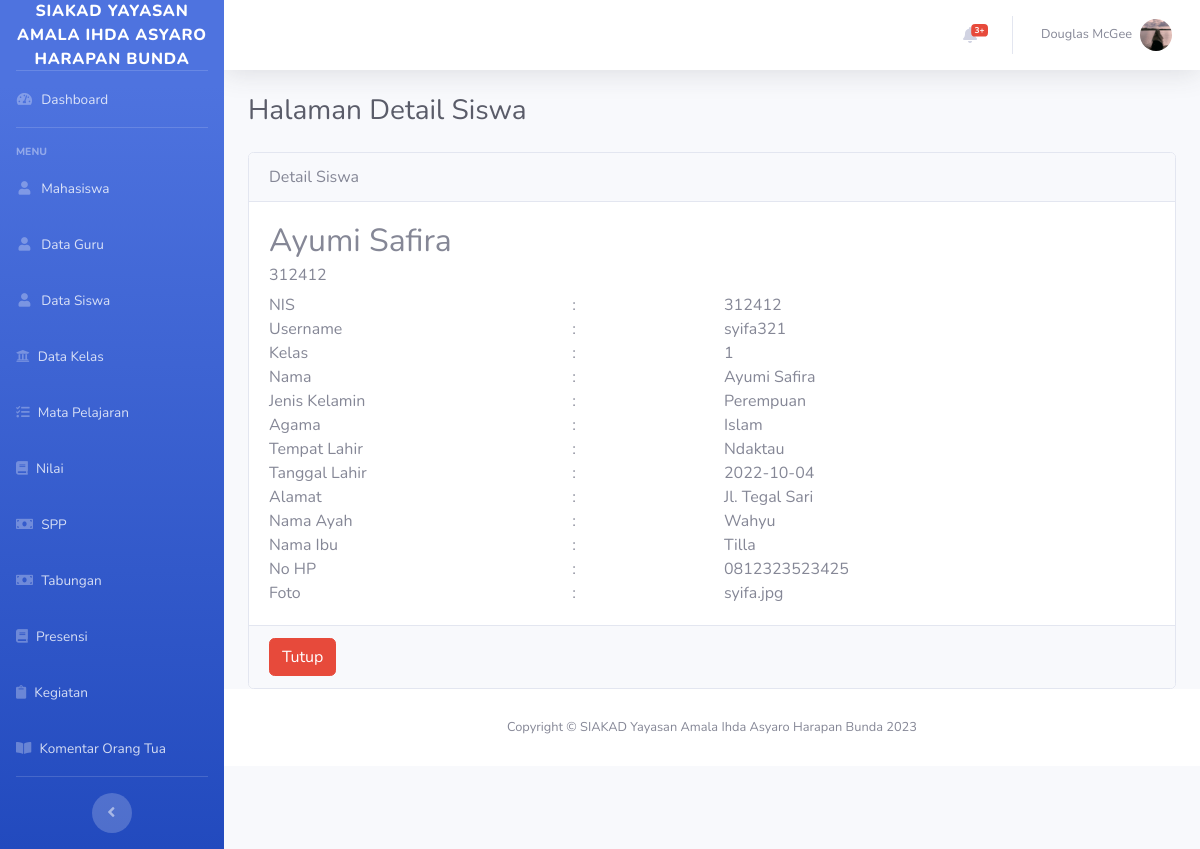
The app's page /Siswa/detail/312412 with its own data.
### tables this page shows
CREATE TABLE `siswa` (
  `nis` int(11) NOT NULL,
  `username` varchar(100) NOT NULL,
  `id_kelas` int(11) NOT NULL,
  `nama` varchar(200) NOT NULL,
  `jenis_kelamin` varchar(100) NOT NULL,
  `agama` varchar(100) NOT NULL,
  `tempat_lahir` varchar(200) NOT NULL,
  `tanggal_lahir` date NOT NULL,
  `alamat` varchar(100) NOT NULL,
  `nama_ayah` varchar(300) NOT NULL,
  `nama_ibu` varchar(300) NOT NULL,
  `no_hp` varchar(100) NOT NULL,
  `foto` varchar(500) NOT NULL
);

### application/controllers/Siswa.php (called while the page is built, shortened)
<?php
class Siswa extends CI_Controller
{
    public function __construct()
    {
        $this->load->model('Siswa_model');
    }
    function detail($id)
    {
        $data['judul'] = "Halaman Detail Siswa";
        $data['siswa'] = $this->Siswa_model->getById($id);
        $this->load->view("layout/header");
        $this->load->view("siswa/vw_detail_siswa", $data);
        $this->load->view("layout/footer");
    }
}

### index.php (called while the page is built, shortened)
<?php
require_once BASEPATH.'core/CodeIgniter.php';

### application/models/Siswa_model.php (called while the page is built, shortened)
<?php
class Siswa_model extends CI_Model
{
    public $table = 'siswa';
	public function getById($id)
	{
		$this->db->from($this->table);
		$this->db->where('nis', $id);
		$query = $this->db->get();
		return $query->row_array();
	}
}

### application/views/siswa/vw_detail_siswa.php (the view)
<div class="container-fluid">
    <h1 class="h3 mb-4 text-gray-800"><?php echo $judul; ?> </h1>
    <div class="row">
        <div class="col-md-12">
            <div class="card">
                <div class="card-header">
                    Detail Siswa
                </div>
                <div class="card-body">
                    <h2 class="card-title"><?= $siswa['nama']; ?></h2>
                    <h6 class="card-subtitle mb-2 text-muted"><?= $siswa['nis']; ?></h6>
                    <div class="row">
                        <div class="col-md-4">NIS</div>
                        <div class="col-md-2">:</div>
                        <div class="col-md-6"><?= $siswa['nis']; ?></div>
                    </div>
                    <div class="row">
                        <div class="col-md-4">Username</div>
                        <div class="col-md-2">:</div>
                        <div class="col-md-6"><?= $siswa['username']; ?></div>
                    </div>
                    <div class="row">
                        <div class="col-md-4">Kelas</div>
                        <div class="col-md-2">:</div>
                        <div class="col-md-6"><?= $siswa['id_kelas']; ?></div>
                    </div>
                    <div class="row">
                        <div class="col-md-4">Nama</div>
                        <div class="col-md-2">:</div>
                        <div class="col-md-6"><?= $siswa['nama']; ?></div>
                    </div>
                    <div class="row">
                        <div class="col-md-4">Jenis Kelamin</div>
                        <div class="col-md-2">:</div>
                        <div class="col-md-6"><?= $siswa['jenis_kelamin']; ?></div>
                    </div>
                    <div class="row">
                        <div class="col-md-4">Agama</div>
                        <div class="col-md-2">:</div>
                        <div class="col-md-6"><?= $siswa['agama']; ?></div>
                    </div>
                    <div class="row">
                        <div class="col-md-4">Tempat Lahir</div>
                        <div class="col-md-2">:</div>
                        <div class="col-md-6"><?= $siswa['tempat_lahir']; ?></div>
                    </div>
                    <div class="row">
                        <div class="col-md-4">Tanggal Lahir</div>
                        <div class="col-md-2">:</div>
                        <div class="col-md-6"><?= $siswa['tanggal_lahir']; ?></div>
                    </div>
                    <div class="row">
                        <div class="col-md-4">Alamat</div>
                        <div class="col-md-2">:</div>
                        <div class="col-md-6"><?= $siswa['alamat']; ?></div>
                    </div>
                    <div class="row">
                        <div class="col-md-4">Nama Ayah</div>
                        <div class="col-md-2">:</div>
                        <div class="col-md-6"><?= $siswa['nama_ayah']; ?></div>
                    </div>
                    <div class="row">
                        <div class="col-md-4">Nama Ibu</div>
                        <div class="col-md-2">:</div>
                        <div class="col-md-6"><?= $siswa['nama_ibu']; ?></div>
                    </div>
                    <div class="row">
                        <div class="col-md-4">No HP</div>
                        <div class="col-md-2">:</div>
                        <div class="col-md-6"><?= $siswa['no_hp']; ?></div>
                    </div>
                    <div class="row">
                        <div class="col-md-4">Foto</div>
                        <div class="col-md-2">:</div>
                        <div class="col-md-6"><?= $siswa['foto']; ?></div>
                    </div>
                </div>
                <div class="card-footer justify-content-center">
                    <a href="<?= base_url('Siswa') ?>" class="btn btn-danger">Tutup</a>
                </div>
            </div>
        </div>
    </div>
</div>

### records on screen
siswa: nama "Ayumi Safira", nis "312412", username "syifa321", id_kelas "1", jenis_kelamin "Perempuan", agama "Islam", tempat_lahir "Ndaktau", tanggal_lahir "2022-10-04", alamat "Jl. Tegal Sari", nama_ayah "Wahyu", nama_ibu "Tilla", no_hp "0812323523425", foto "syifa.jpg"

### other values on screen
$judul "Halaman Detail Siswa"
